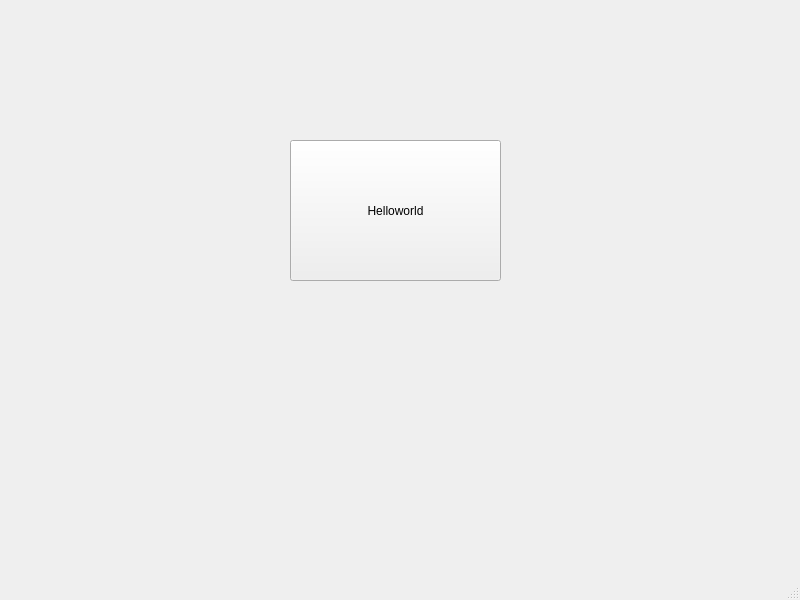
<?xml version="1.0" encoding="UTF-8"?>
<ui version="4.0">
 <class>MainWindow</class>
 <widget class="QMainWindow" name="MainWindow">
  <property name="geometry">
   <rect>
    <x>0</x>
    <y>0</y>
    <width>800</width>
    <height>600</height>
   </rect>
  </property>
  <property name="windowTitle">
   <string>MainWindow</string>
  </property>
  <widget class="QWidget" name="centralwidget">
   <widget class="QPushButton" name="pushButton">
    <property name="geometry">
     <rect>
      <x>290</x>
      <y>140</y>
      <width>211</width>
      <height>141</height>
     </rect>
    </property>
    <property name="text">
     <string>Helloworld</string>
    </property>
   </widget>
   <widget class="QLabel" name="label">
    <property name="geometry">
     <rect>
      <x>250</x>
      <y>320</y>
      <width>291</width>
      <height>141</height>
     </rect>
    </property>
    <property name="font">
     <font>
      <family>Berlin Sans FB Demi</family>
      <pointsize>12</pointsize>
     </font>
    </property>
    <property name="text">
     <string/>
    </property>
    <property name="alignment">
     <set>Qt::AlignCenter</set>
    </property>
   </widget>
  </widget>
  <widget class="QMenuBar" name="menubar">
   <property name="geometry">
    <rect>
     <x>0</x>
     <y>0</y>
     <width>800</width>
     <height>26</height>
    </rect>
   </property>
  </widget>
  <widget class="QStatusBar" name="statusbar"/>
 </widget>
 <resources/>
 <connections/>
</ui>
